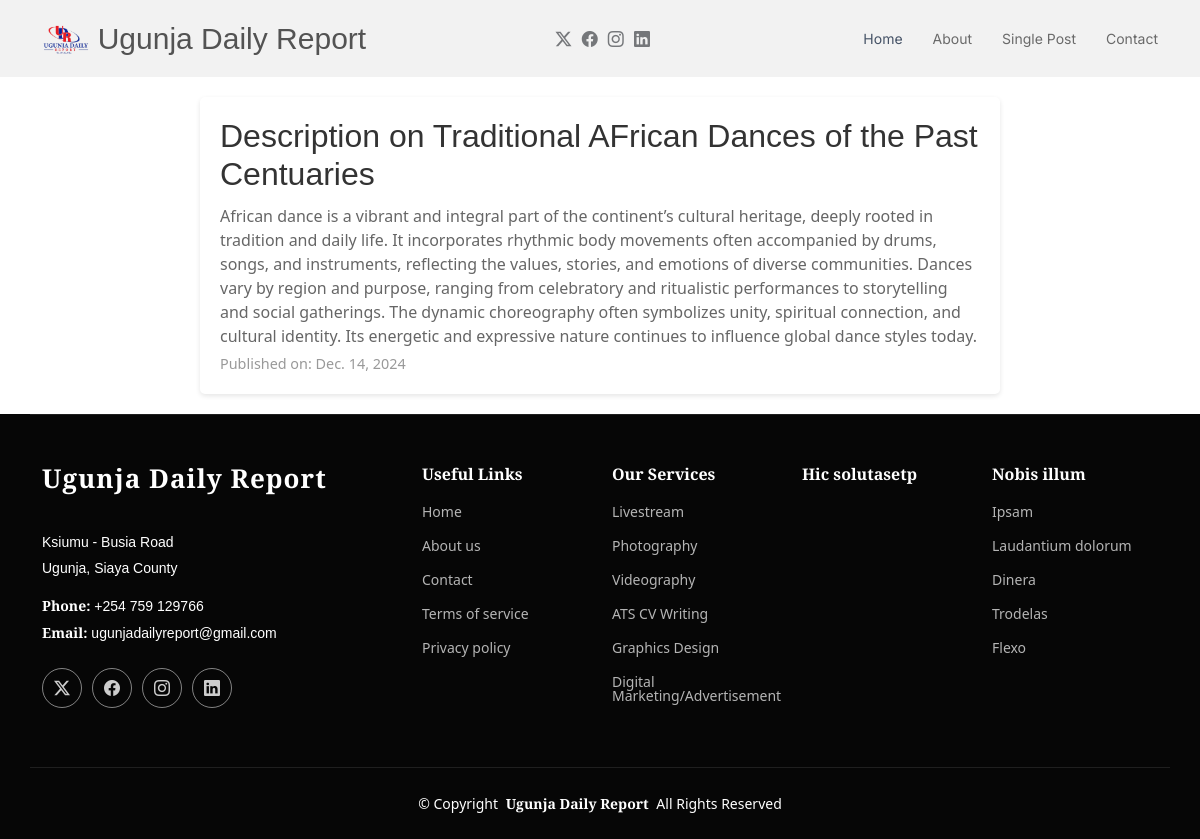
/cul_col2/1, run on the app's committed database.
### daily_report/models.py (models this page shows, shortened)
class culture_col12(models.Model):
    type = models.CharField(max_length=30, null=False, blank=False, default='culture')
    date = models.DateField(default=now, null=False, blank=False)
    title = models.CharField(max_length=300, null=False, blank=False)
    description = models.TextField(default="")
    writer_name = models.CharField(max_length=30, null=False, blank=False)

### daily_report/views.py (the view)
# urls.py: path('cul_col2/<id>', views.cul_col2, name='cul_col2'),
def cul_col2(request, id):
    cult_col12 = culture_col12.objects.get(id=id)
    return render(request, 'culture/cul_col.html', {'cult_col12': cult_col12})

### daily_report/templates/culture/cul_col.html (shortened to what this page needs)
{% load static %}
<!DOCTYPE html>
<html lang="en">
<head>
    <link href="{% static 'assets/vendor/bootstrap/css/bootstrap.min.css' %}" rel="stylesheet">
    <link href="{% static 'assets/vendor/bootstrap-icons/bootstrap-icons.css' %}" rel="stylesheet">
    <link href="{% static 'assets/vendor/aos/aos.css' %}" rel="stylesheet">
    <link href="{% static 'assets/vendor/swiper/swiper-bundle.min.css' %}" rel="stylesheet">
    <link href="{% static 'assets/css/main.css' %}" rel="stylesheet">
</head>
<body class="index-page">
<header id="header" class="header d-flex align-items-center sticky-top">
    <div class="container position-relative d-flex align-items-center justify-content-between">
        <a href="/" class="logo d-flex align-items-center me-auto me-xl-0">
            <img src="{% static 'assets/img/logo1.png' %}" alt="">
            <h1 class="sitename">Ugunja Daily Report</h1>
        </a>
        <nav id="navmenu" class="navmenu">
            <ul>
                <li><a href="/" class="active">Home</a></li>
                <li><a href="/about">About</a></li>
                <li><a href="/single_post">Single Post</a></li>
                <li><a href="/contact">Contact</a></li>
            </ul>
        </nav>
        <div class="header-social-links">
            <a target="_blank" href="https://x.com/UgunjaOnline?t=5RmRRW5MwKeECv6P-m9fxw&s=09" class="twitter"><i
                    class="bi bi-twitter-x"></i></a>
            <a target="_blank" href="https://www.facebook.com/UgunjaOnline" class="facebook"><i
                    class="bi bi-facebook"></i></a>
            <a href="#" class="instagram"><i class="bi bi-instagram"></i></a>
            <a href="#" class="linkedin"><i class="bi bi-linkedin"></i></a>
        </div>
    </div>
</header>
 <div class="blog-container">
    <div class="blog">
        <h2>{{ cult_col12.title }}</h2>
        <p>{{ cult_col12.description }}.</p>
        <p class="meta">Published on: {{ cult_col12.date }}</p>
    </div>
</div>
<footer id="footer" class="footer dark-background">
    <div class="container footer-top">
        <div class="row gy-4">
            <div class="col-lg-4 col-md-6 footer-about">
                <a href="/" class="logo d-flex align-items-center">
                    <span class="sitename">Ugunja Daily Report</span>
                </a>
                <div class="footer-contact pt-3">
                    <p>Ksiumu - Busia Road</p>
                    <p>Ugunja, Siaya County</p>
                    <p class="mt-3"><strong>Phone:</strong> <span>+254 759 129766</span></p>
                    <p><strong>Email:</strong> <span>ugunjadailyreport@gmail.com</span></p>
                </div>
                <div class="social-links d-flex mt-4">
                    <a href="https://x.com/UgunjaOnline?t=5RmRRW5MwKeECv6P-m9fxw&s=09"><i
                            class="bi bi-twitter-x"></i></a>
                    <a href="https://www.facebook.com/UgunjaOnline?mibextid=ZbWKwL"><i class="bi bi-facebook"></i></a>
                    <a href=""><i class="bi bi-instagram"></i></a>
                    <a href=""><i class="bi bi-linkedin"></i></a>
                </div>
            </div>
            <div class="col-lg-2 col-md-3 footer-links">
                <h4>Useful Links</h4>
                <ul>
                    <li><a href="/">Home</a></li>
                    <li><a href="/about">About us</a></li>
                    <li><a href="/contact">Contact</a></li>
                    <li><a href="#">Terms of service</a></li>
                    <li><a href="#">Privacy policy</a></li>
                </ul>
            </div>
            <div class="col-lg-2 col-md-3 footer-links">
                <h4>Our Services</h4>
                <ul>
                    <li><a href="#">Livestream</a></li>
                    <li><a href="#">Photography</a></li>
                    <li><a href="#">Videography</a></li>
                    <li><a href="#">ATS CV Writing</a></li>
                    <li><a href="#">Graphics Design</a></li>
                    <li><a href="#">Digital Marketing/Advertisement</a></li>
                </ul>
            </div>
            <div class="col-lg-2 col-md-3 footer-links">
                <h4>Hic solutasetp</h4>
                <ul>
                    <li><a href="#"></a></li>
                    <li><a href="#"></a></li>
                    <li><a href="#"></a></li>
                    <li><a href="#"></a></li>
                    <li><a href="#"></a></li>
                </ul>
            </div>
            <div class="col-lg-2 col-md-3 footer-links">
                <h4>Nobis illum</h4>
                <ul>
                    <li><a href="#">Ipsam</a></li>
                    <li><a href="#">Laudantium dolorum</a></li>
                    <li><a href="#">Dinera</a></li>
                    <li><a href="#">Trodelas</a></li>
                    <li><a href="#">Flexo</a></li>
                </ul>
            </div>
        </div>
    </div>
    <div class="container copyright text-center mt-4">
        <p>© <span>Copyright</span> <strong class="px-1 sitename">Ugunja Daily Report</strong>
            <span>All Rights Reserved</span></p>
    </div>
</footer>
</body>

### daily_report/static/assets/css/main.css (style rules this page uses)
:root { --default-font: "EB Garamond", system-ui, -apple-system, "Segoe UI", Roboto, "Helvetica Neue", Arial, "Noto Sans", "Liberation Sans", sans-serif, "Apple Color Emoji", "Segoe UI Emoji", "Segoe UI Symbol", "Noto Color Emoji"; --heading-font: "EB Garamond", sans-serif; --nav-font: "Inter", sans-serif; }
:root { --background-color: #ffffff; --default-color: #212529; --heading-color: #535353; --accent-color: #465367; --surface-color: #ffffff; --contrast-color: #ffffff; }
:root { --nav-color: #6a6a6a; --nav-hover-color: #465367; --nav-mobile-background-color: #ffffff; --nav-dropdown-background-color: #ffffff; --nav-dropdown-color: #6a6a6a; --nav-dropdown-hover-color: #465367; }
.dark-background { --background-color: #060606; --default-color: #ffffff; --heading-color: #ffffff; --surface-color: #252525; --contrast-color: #ffffff; }
:root { scroll-behavior: smooth; }
body { color: var(--default-color); background-color: var(--background-color); font-family: var(--default-font); }
a { color: var(--accent-color); text-decoration: none; transition: 0.3s; }
h1, h2, h3, h4, h5, h6 { color: var(--heading-color); font-family: var(--heading-font); }
.header { --background-color: #f2f2f2; color: var(--default-color); background-color: var(--background-color); padding: 10px 0; transition: all 0.5s; z-index: 997; }
.header .logo { line-height: 1; }
.header .logo img { max-height: 36px; margin-right: 8px; }
.header .logo h1 { font-size: 30px; margin: 0; font-weight: 500; color: var(--heading-color); }
.header .header-social-links { padding-right: 15px; }
.header .header-social-links a { color: color-mix(in srgb, var(--default-color), transparent 40%); padding-left: 6px; display: inline-block; transition: 0.3s; font-size: 16px; }
.header .header-social-links a i { line-height: 0px; }
@media (max-width: 1200px) { .header .logo { order: 1; } }
@media (max-width: 1200px) { .header .header-social-links { order: 2; } }
@media (max-width: 1200px) { .header .navmenu { order: 3; } }
@media (min-width: 1200px) { .navmenu { padding: 0; } }
@media (min-width: 1200px) { .navmenu ul { margin: 0; padding: 0; display: flex; list-style: none; align-items: center; } }
@media (min-width: 1200px) { .navmenu li { position: relative; } }
@media (min-width: 1200px) { .navmenu a, .navmenu a:focus { color: var(--nav-color); padding: 18px 15px; font-size: 14px; font-family: var(--nav-font); font-weight: 400; display: flex; align-items: center; justify-content: space-between; white-space: nowrap; transition: 0.3s; } }
@media (min-width: 1200px) { .navmenu li:last-child a { padding-right: 0; } }
@media (min-width: 1200px) { .navmenu li:hover>a, .navmenu .active, .navmenu .active:focus { color: var(--nav-hover-color); } }
.footer { color: var(--default-color); background-color: var(--background-color); font-size: 14px; position: relative; }
.footer .footer-top { padding-top: 50px; border-top: 1px solid color-mix(in srgb, var(--default-color), transparent 90%); }
.footer .footer-about .logo { line-height: 1; margin-bottom: 25px; }
.footer .footer-about .logo span { color: var(--heading-color); font-family: var(--heading-font); font-size: 26px; font-weight: 700; letter-spacing: 1px; }
.footer .footer-about p { font-size: 14px; font-family: var(--heading-font); }
.footer .social-links a { display: flex; align-items: center; justify-content: center; width: 40px; height: 40px; border-radius: 50%; border: 1px solid color-mix(in srgb, var(--default-color), transparent 50%); font-size: 16px; color: color-mix(in srgb, var(--default-color), transparent 20%); margin-right: 10px; transition: 0.3s; }
.footer h4 { font-size: 16px; font-weight: bold; position: relative; padding-bottom: 12px; }
.footer .footer-links { margin-bottom: 30px; }
.footer .footer-links ul { list-style: none; padding: 0; margin: 0; }
.footer .footer-links ul li { padding: 10px 0; display: flex; align-items: center; }
.footer .footer-links ul li:first-child { padding-top: 0; }
.footer .footer-links ul a { color: color-mix(in srgb, var(--default-color), transparent 30%); display: inline-block; line-height: 1; }
.footer .footer-contact p { margin-bottom: 5px; }
.footer .copyright { padding: 25px 0; border-top: 1px solid color-mix(in srgb, var(--default-color), transparent 90%); }
.footer .copyright p { margin-bottom: 0; }

### data on the page
culture_col12: title "Description on Traditional AFrican Dances of the Past Centuaries", description "African dance is a vibrant and integral part of the continent’s cultural heritage, deeply rooted in tradition and daily life. It incorporates rhythmic body movements often accompanied by drums, songs, and instruments, reflecting the values, stories, and emotions of diverse communities. Dances vary by region and purpose, ranging from celebratory and ritualistic performances to storytelling and social gatherings. The dynamic choreography often symbolizes unity, spiritual connection, and cultural identity. Its energetic and expressive nature continues to influence global dance styles today", date "Dec. 14, 2024"
